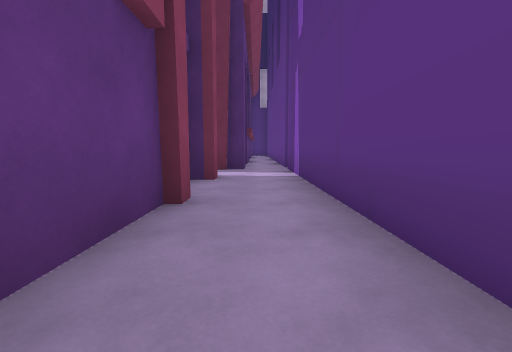
View 1 (above)

12 first-person views from a walk through a 3-D level made in the Unity game engine. The camera is 1.2 m above the floor, tilts 6° down and sees 90° across. The floor is counted in squares, 2 m on a side. Each view is taken from the middle of a square. On the plan, view 1 faces up. The plan holds only what a view shows up to about 9 squares ahead; the rest is blank. The place goes on beyond the plan. The player is left out. Some surface patterns are stand-ins.

View 2
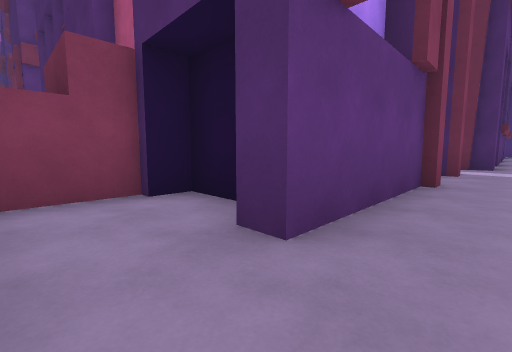

View 3
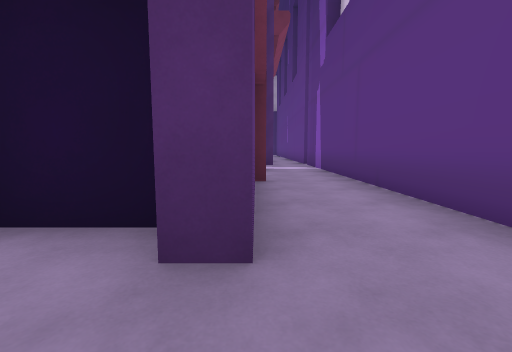

View 4
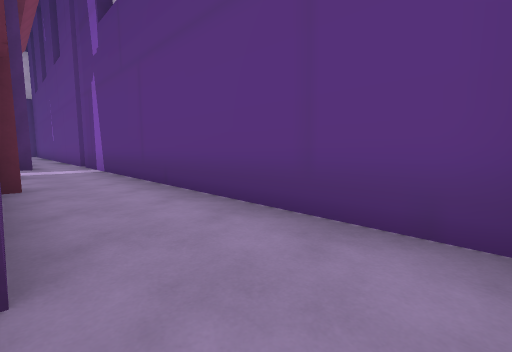

View 5
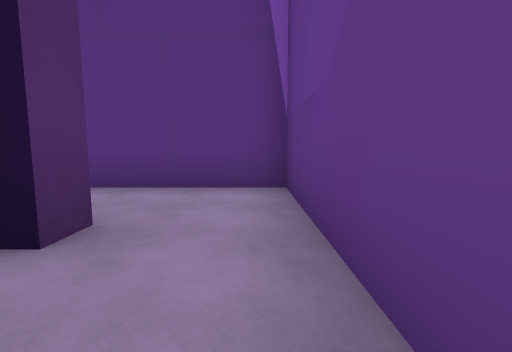

View 6
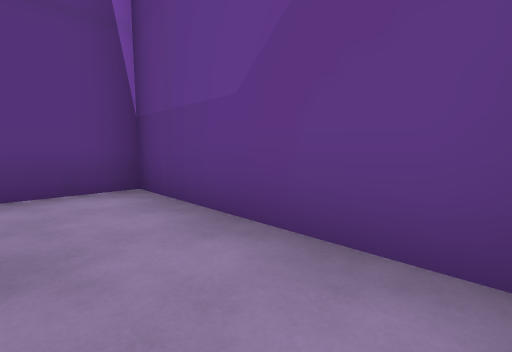

View 7
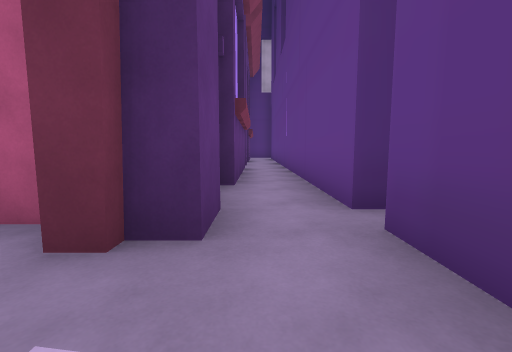

View 8
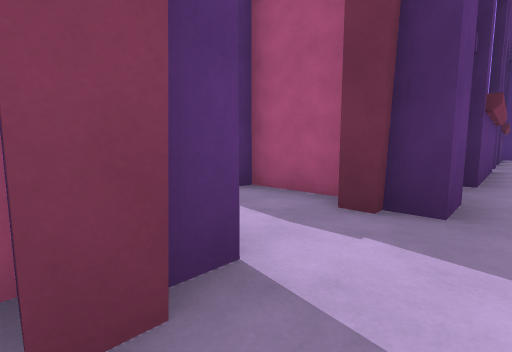

View 9
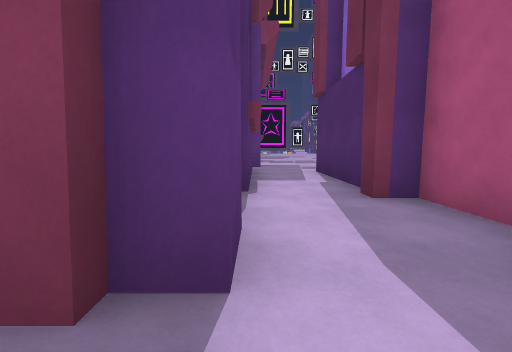

View 10
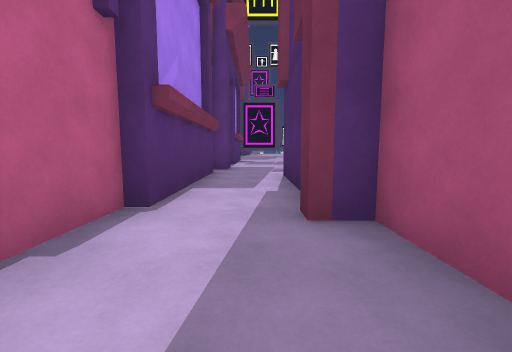

View 11
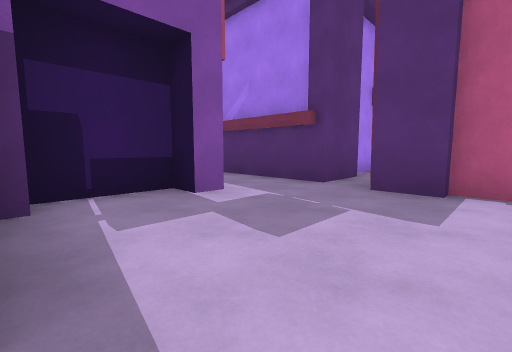

View 12
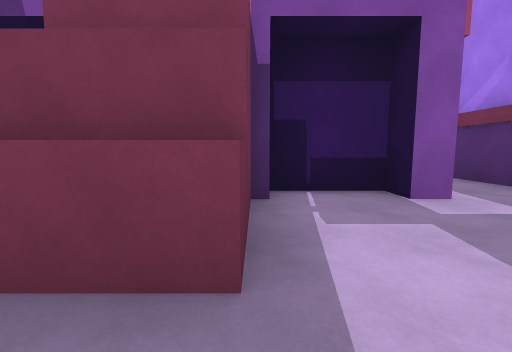

### Floor plan
Ten units are one square. View 1 is at (0, 0); x grows to the right and y downward. Boxes are objects, and circles mark ways between rooms. Rooms are numbered by the first view taken in them; rooms with no view inside come last. Other rooms are left out.
<svg viewBox="-106 -120 121 150">
<path fill="none" stroke="#000" d="M-17 1 -31 1 -31 8M-34 6 -34 21M-31 25 10 25 10 -35M-10 -29 -10 7 -16 7M-8 -32 -8 -26M-8 -55 -8 -50 -15 -50M-10 -59 -10 -54M10 -35 10 -65M-20 -59 -10 -59M-15 -80 -31 -80 -31 -74 -36 -74M-7 -74 -12 -74M-4 -76 -9 -76M-36 -56 -22 -56M-83 -100 -83 -115M-76 -59 -35 -59M-71 -101 -90 -101 -90 -111M-95 -62 -86 -62M-101 -59 -94 -59M-39 -76 -70 -76 -70 -81 -63 -81 -63 -99M-4 -86 -4 -76M10 -85 10 -115M-4 -115 -4 -101M10 -65 10 -80"/>
<circle cx="0" cy="-30" r="3" fill="#2a7"/>
<circle cx="0" cy="-60" r="3" fill="#2a7"/>
<circle cx="-40" cy="-70" r="3" fill="#2a7"/>
<circle cx="-10" cy="-70" r="3" fill="#2a7"/>
<text x="-10" y="10">1</text>
<text x="0" y="-50">2</text>
<text x="-20" y="-70">3</text>
<text x="-80" y="-80">4</text>
<text x="0" y="-90">5</text>
</svg>
Room 1 opens to room 2. Room 2 opens to room 5. Room 3 opens to room 4. Room 3 opens to room 5.

Where each view was taken, in squares from view 1:
view 1: 0 up, 0 right, facing up
view 2: 2 down, 0 right, facing up-left
view 3: 2 down, 1 left, facing up
view 4: 2 down, 1 left, facing up-right
view 5: 2 down, 3 left, facing right
view 6: 1 down, 3 left, facing down-right
view 7: 6 up, 0 right, facing up
view 8: 5 up, 0 right, facing up-left
view 9: 6 up, 0 right, facing left
view 10: 7 up, 1 left, facing left
view 11: 10 up, 10 left, facing down-right
view 12: 10 up, 10 left, facing right
